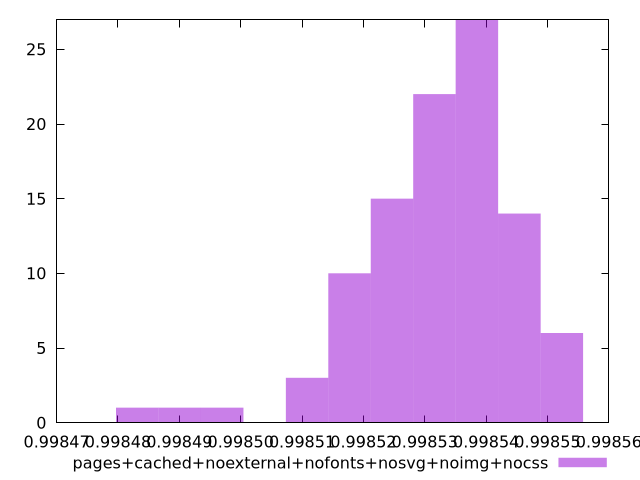

Here is the gnuplot script that generated this plot:
$_pagesCachedNoexternalNofontsNosvgNoimgNocss <<EOF
0.9985384952323041 27
0.9985315761208041 22
0.9985177378978041 10
0.9985454143438041 14
0.998524657009304 15
0.9984969805633042 1
0.9984831423403041 1
0.998552333455304 6
0.9985108187863041 3
0.9984900614518042 1
EOF
set key outside below
set terminal pngcairo
set output "report_00004_2020-11-02T20-21-41.718Z/speed-index/pages+cached+noexternal+nofonts+nosvg+noimg+nocss//hist.png"
set yrange [0:27]
set boxwidth 0.0000069191114999882484
set style fill transparent solid 0.5 noborder
plot $_pagesCachedNoexternalNofontsNosvgNoimgNocss title "pages+cached+noexternal+nofonts+nosvg+noimg+nocss" with boxes ,
